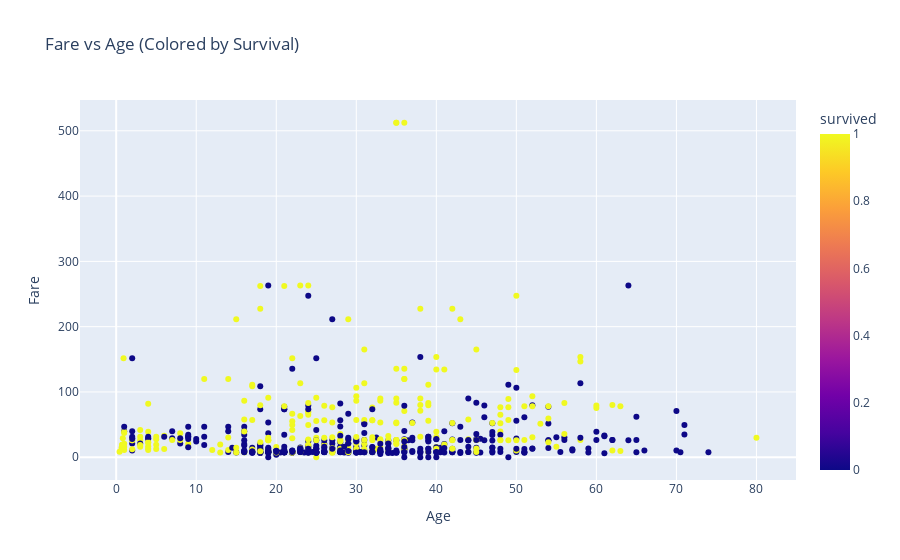

The notebook cell saved with this chart:
### Code cell
fig = px.scatter(
    titanic,
    x = 'age',
    y = 'fare',
    color = 'survived',
    hover_data = ['sex', 'pclass'],
    title = 'Fare vs Age (Colored by Survival)',
    color_discrete_sequence = ['red', 'blue']
)

fig.update_layout(
    xaxis_title="Age",
    yaxis_title="Fare",
    legend_title="Survived"
)

fig.show()

### Figure 1 — Plotly figure (JSON) as saved in the notebook; plotly's stock layout.template omitted (floating-point values rounded to 4 significant figures; data arrays with more than 128 entries replaced by an {"elided": "..."} marker saying what was removed)
{"data": [{"customdata": {"elided": "891x2 mixed values"}, "hovertemplate": "age=%{x}<br>fare=%{y}<br>sex=%{customdata[0]}<br>pclass=%{customdata[1]}<br>survived=%{marker.color}<extra></extra>", "legendgroup": "", "marker": {"color": {"elided": "891 int values"}, "coloraxis": "coloraxis", "symbol": "circle"}, "mode": "markers", "name": "", "orientation": "v", "showlegend": false, "type": "scatter", "x": {"elided": "891 float values"}, "xaxis": "x", "y": {"elided": "891 float values"}, "yaxis": "y"}], "layout": {"coloraxis": {"colorbar": {"title": {"text": "survived"}}, "colorscale": [[0, "#0d0887"], [0.1111, "#46039f"], [0.2222, "#7201a8"], [0.3333, "#9c179e"], [0.4444, "#bd3786"], [0.5556, "#d8576b"], [0.6667, "#ed7953"], [0.7778, "#fb9f3a"], [0.8889, "#fdca26"], [1, "#f0f921"]]}, "legend": {"title": {"text": "Survived"}, "tracegroupgap": 0}, "title": {"text": "Fare vs Age (Colored by Survival)"}, "xaxis": {"anchor": "y", "domain": [0, 1], "title": {"text": "Age"}}, "yaxis": {"anchor": "x", "domain": [0, 1], "title": {"text": "Fare"}}}}
